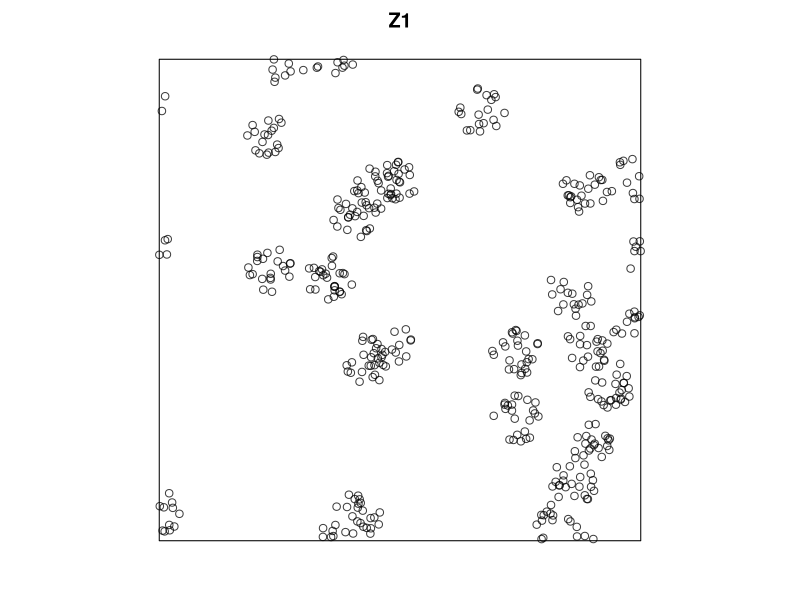
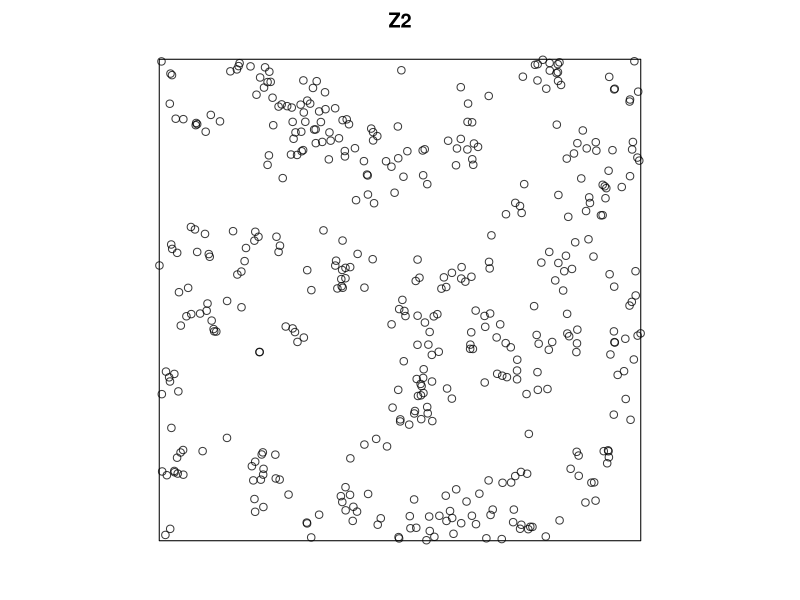
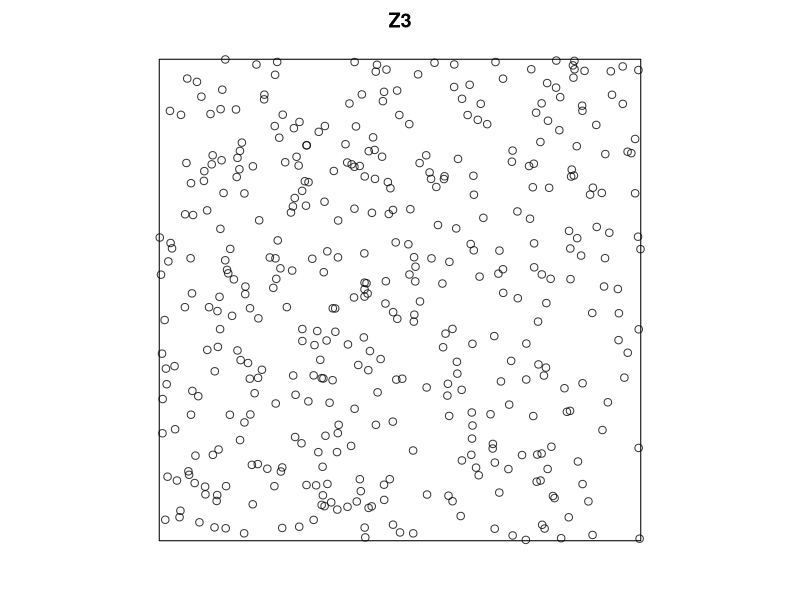
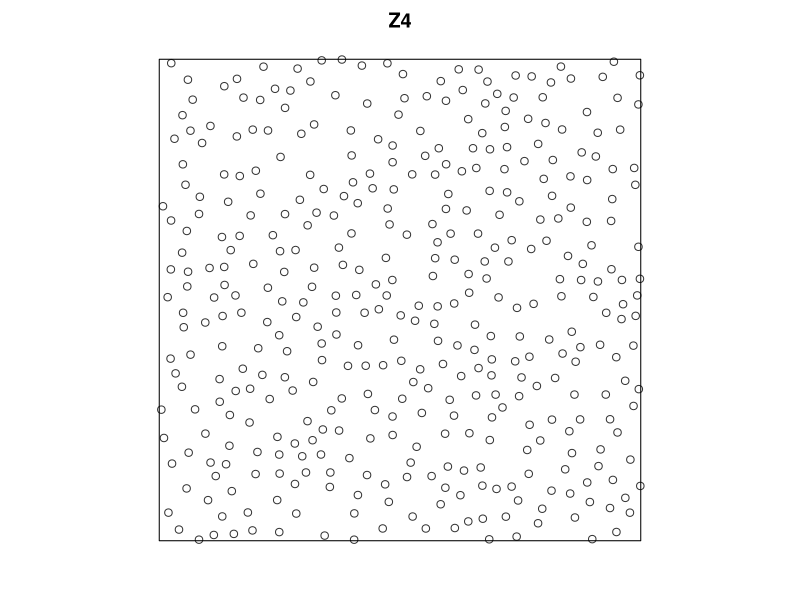
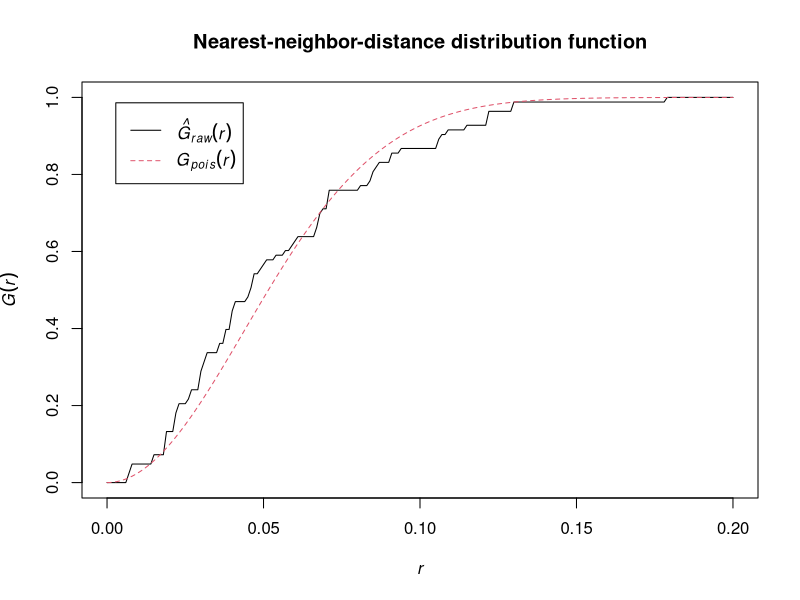
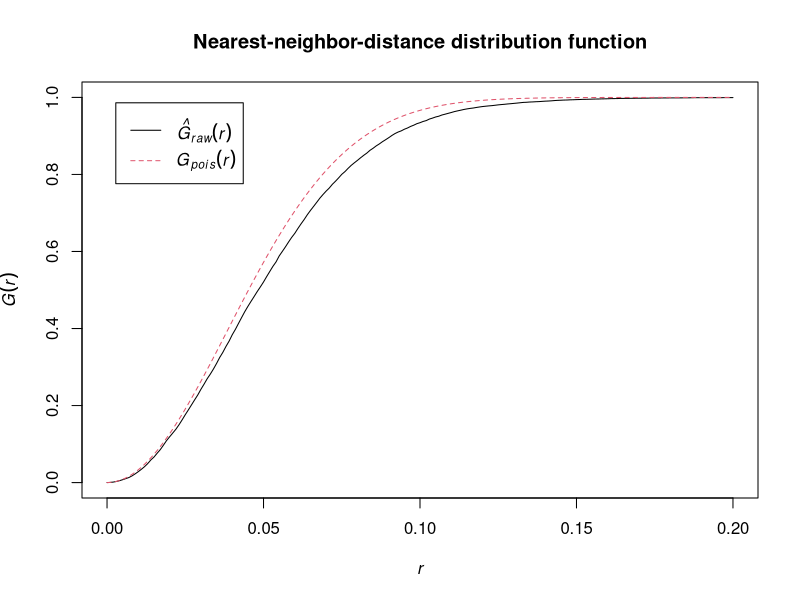
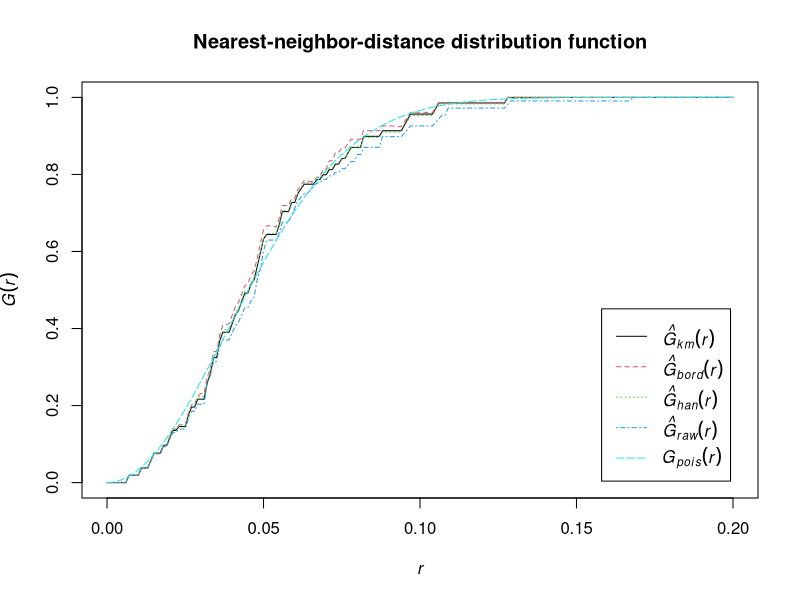
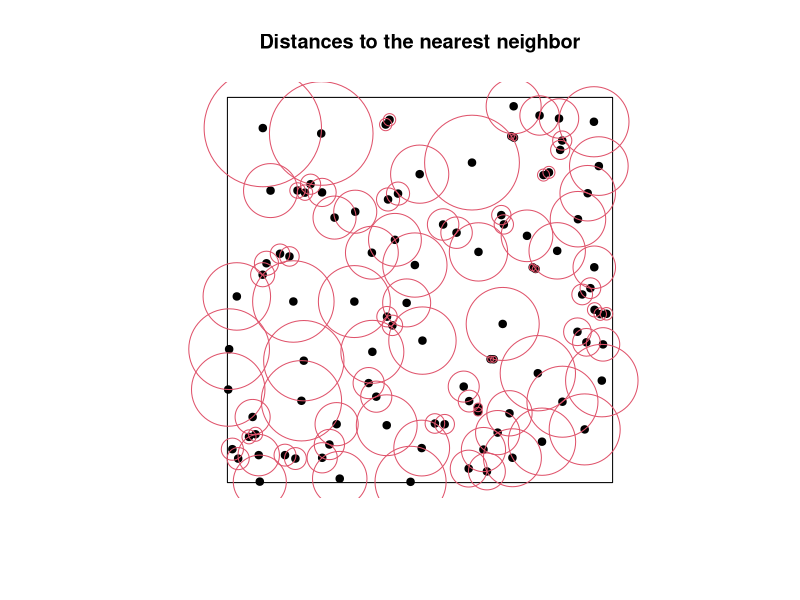

Write R code to recreate these figures, in order.
################################################################################
# R script sysstat24_07_en.r for the practice "Statistical Analysis of Systems"
#####

require(spatstat)     # Load the R package 'spatstat'

#############
# Task 1
###

###
# several point patterns of the same intensity
###

oldpar <- par()                  # Save old graphics parameters
par(mar=rep(2.0, 4))		         # reduces the white border on the following plots

w <- owin(c(0,2),c(0,2))
Z1<-rMatClust(5, 0.1, 20,win=w)  # strongly clustered 
plot(Z1)
Z2<-rMatClust(20, 0.1, 5,win=w)  # weakly clustered
plot(Z2)
Z3<-rpoispp(100,win=w)           # homogeneous Poisson process
plot(Z3)
Z4<-rSSI(400,r=0.06,win=w)       # repulsive, 'hardcore'
plot(Z4)
par(mar=oldpar$mar)              # Restore old graphics parameters

###
# Distribution function of the distance to the nearest neighbor/ G-function
###
r <- seq(0,0.2,by=0.001)            # arguments for G(r)
lambda <- 100                       # intensity

X <- rpoispp(lambda)                # a realization of a Poisson process
G0 <- Gest(X,r=r,correction="none") # naive estimator (without edge correction)
G0$raw                              # values of the naive estimator
G0$theo                             # values of the theoretical function of the Poisson process
# Representation of the estimate ("raw") together with the theoretical fct. of a Poisson process of the same estimated intensity
plot(G0,main="Nearest-neighbor-distance distribution function")                           

### Simulation study on the mean behavior of the naive estimator
G0all <- c()
for(i in 1:200) {
  X <- rpoispp(lambda)                # Generate a realization of the hom. Poisson process,
  G0 <- Gest(X,r=r,correction="none") # estimate the G-function from this
  G0all <- rbind(G0all,G0$raw)        # and add this as line G0all.
}
G0$raw <- apply(G0all,2,mean)         # Determine the mean value for each column (=2)
# Instead of a single estimate, G0$raw now contains an average value over 200 realizations
plot(G0, xlim=c(0,max(r)),main="Nearest-neighbor-distance distribution function") # Plot

GG <- Gest(X,r=r,correction=c("none","rs","km","han"))	# with edge corrections
plot(GG, xlim=c(0,max(r)),main="Nearest-neighbor-distance distribution function") # Display with and without edge correction

### Illustration of the need for edge correction
X <- rpoispp(100)
plot(X,pch=19,main="Distances to the nearest neighbor")
# Representation of the distances to the nearest neighbor in the form of circles
apply(cbind(X$x,X$y,nndist(X)),1,function(point)symbols(x = point[1],y = point[2],circles = point[3],fg=2,add=T,inches = F))
# -> Points with circles that intersect the edge could also have a smaller distance
# to the nearest neighbor, as there could be an unobserved but closer point outside the window.

### Help for 'Gest'
?Gest

### Simulation study on the mean behavior of all estimators
Graw <- c()
Gkm <- c()
Ghan <- c()
Grs <- c()
for(i in 1:200) {
  X <- rpoispp(lambda)           # Generate a realization of the hom. Poisson process,
  GG <- Gest(X,r=r,correction=c("none","rs","km","han")) # estimate from this the G-function for several types of edge correction.
  Graw <- rbind(Graw,GG$raw)
  Gkm <- rbind(Gkm, GG$km)
  Ghan <- rbind(Ghan, GG$han)
  Grs <- rbind(Grs, GG$rs)
}
GG$raw <- apply(Graw,2,mean)     # GG$raw now contains average values over 200 simulations
GG$km <- apply(Gkm,2,mean)       # likewise
GG$han <- apply(Ghan,2,mean)     # likewise
GG$rs <- apply(Grs,2,mean)       # likewise
plot(GG, xlim=c(0,max(r)),main="Nearest-neighbor-distance distribution function") # Plot of all averaged estimators 
# Conclusion: Although the curves of the averaged estimators deviate from the theoretical curve (G_pois),  
#             but much more so for the estimator without boundary correction.

###
# Spherical contact distribution function/ F-function
###
r <- seq(0,0.2,by=0.001)        # arguments for F(r)
lambda <- 100                   # intensity

X <- rpoispp(lambda)            # a realization of a Poisson process
F0 <- Fest(X,r=r,correction="none") # naive estimator (without edge correction)
F0$raw                          # values of the naive estimator
F0$theo                         # values of the theoretical function of the Poisson process
# Representation of the estimate ("raw") together with the theoretical fct. of a Poisson process of the same estimated intensity
plot(F0,main="Spherical contact distribution function")                        

### Simulation study on the mean behavior of the naive estimator
F0all <- c()
for(i in 1:200) {
  X <- rpoispp(lambda)
  F0 <- Fest(X,r=r,correction="none")
  F0all <- rbind(F0all,G0$raw)
}
F0$raw <- apply(F0all,2,mean)   # Instead of a single estimate
# F0$raw now contains an average value over 200 realizations
plot(F0, xlim=c(0,max(r)),main="Spherical contact distribution function") # Plot

FF <- Fest(X,r=r,correction=c("none","rs","km","cs"))	# with edge corrections
plot(FF, xlim=c(0,max(r)),main="Spherical contact distribution function") # Display with and without edge correction

### Help for 'Fest'
?Fest

### Simulation study on the mean behavior of all estimators
Fraw <- c()
Fkm <- c()
Fcs <- c()
Frs <- c()
for(i in 1:1000) {        # 10000 simulations show the effect better,
  X <- rpoispp(lambda)    # but take too long.
  FF <- Fest(X,r=r,correction=c("none","rs","km","cs"))
  Fraw <- rbind(Fraw,FF$raw)
  Fkm <- rbind(Fkm, FF$km)
  Fcs <- rbind(Fcs, FF$cs)
  Frs <- rbind(Frs, FF$rs)
} # wait ...
FF$raw <- apply(Fraw,2,mean)    # as above ...
FF$km <- apply(Fkm,2,mean)
FF$cs <- apply(Fcs,2,mean)
FF$rs <- apply(Frs,2,mean)
plot(FF, xlim=c(0,max(r)),main="Spherical contact distribution function") # Plot of all averaged estimators
# Conclusion: Although the curves of the averaged estimators deviate from the theoretical curve (F_pois), 
#             this deviation is much stronger for the estimator without boundary correction. 
#             (It is possible that because of the only 1000 simulations, this statement may not apply in some cases). 

#############
# Task 2
###

###
# L-function
###

r <- seq(0,0.25,by=0.001)  # arguments for L(r)
lambda <- 100              # intensity

X <- rpoispp(lambda)       # a realization of a Poisson process
L0 <- Lest(X,r=r,correction="none") # naive estimator (without edge correction)
plot(L0,main="L-function") # Representation of the estimate ("un")
# together with the theoretical fct. of a Poisson process of the same estimated intensity

LL <- Lest(X,r=r,correction=c("none","border","trans","iso"))	
plot(LL,main="L-function")

# Execute the next three commands several times in succession to see
# how the estimate of L scatters for different realizations.
X <- rpoispp(lambda)
LL <- Lest(X,r=r)	
plot(LL,main="L-function")

###
# Pair correlation function
###

r <- seq(0,0.2,by=0.001)   # arguments for g(r)
lambda <- 100              # intensity
X <- rpoispp(lambda)	

# with rectangular kernel, bandwidth 0.01
gg <- pcf(X, kernel="rectangular", bw=0.01)
plot(gg,main="Pair correlation function")
# The pole at r=0 can occur with certain point patterns, but here it is a
# so-called "artifact", as g(r)=1 applies to the homogeneous Poisson process.

# with Gaussian kernel, bandwidth 0.01 (generally somewhat smoother result
# than with rectangular kernel)
gg <- pcf(X, kernel="gaussian", bw=0.01)
plot(gg,main="Pair correlation function")

# with Epanechnikov kernel, bandwidth 0.01 (generally somewhat smoother result
# than with rectangular kernel)
gg <- pcf(X, kernel="epanechnikov", bw=0.01)
plot(gg,main="Pair correlation function")

# with Epanechnikov kernel, too small bandwidth 0.001
gg <- pcf(X, kernel="epanechnikov", bw=0.001)
plot(gg,main="Pair correlation function")

# with Epanechnikov kernel, bandwidth 0.1
gg <- pcf(X, kernel="epanechnikov", bw=0.1)
plot(gg,main="Pair correlation function")
# bandwidth almost too large

# another point pattern
gs <- pcf(simdat) # Epanechnikov kernel preset,
# bandwidth determined automatically
plot(gs,main="Pair correlation function")

# another bandwidth
gs <- pcf(simdat, bw=0.1)
plot(gs,main="Pair correlation function")	


#############
# Task 3
###

layout(matrix(1:4,2,2,byrow=T))

### an artificial clustered point process
w <- owin(c(0,2),c(0,2))
Z1<-rMatClust(5, 0.1, 20,win=w)  # strongly clustered 
plot(Z1,main="Point pattern")
GZ1 <- Gest(Z1,correction=c("none","rs","km","han"))	
plot(GZ1, main="G-function") # display with and without edge correction
FZ1 <- Fest(Z1,correction=c("none","rs","km","cs"))	
plot(FZ1, main="F-function") # display with and without edge correction
LZ1 <- Lest(Z1,correction=c("none","border","trans","iso"))	
plot(LZ1, main="L-function") # display with and without edge correction

### another artificial clustered point process
Z2<-rMatClust(20, 0.1, 5,win=w)  # weakly clustered
plot(Z2,main="Point pattern")
GZ2 <- Gest(Z2,correction=c("none","rs","km","han"))	
plot(GZ2, main="G-function") # display with and without edge correction
FZ2 <- Fest(Z2,correction=c("none","rs","km","cs"))	
plot(FZ2, main="F-function") # display with and without edge correction
LZ2 <- Lest(Z2,correction=c("none","border","trans","iso"))	
plot(LZ2, main="L-function") # display with and without edge correction

### an artificial, more regular point process
Z4<-rSSI(400,r=0.06,win=w)       # repulsive, 'hardcore'
plot(Z4,main="Point pattern")
GZ4 <- Gest(Z4,correction=c("none","rs","km","han"))	
plot(GZ4, main="G-function") # display with and without edge correction
FZ4 <- Fest(Z4,correction=c("none","rs","km","cs"))	
plot(FZ4, main="F-function") # display with and without edge correction
LZ4 <- Lest(Z4,correction=c("none","border","trans","iso"))	
plot(LZ4, main="L-function") # display with and without edge correction

### a real point pattern
P1<-swedishpines
plot(swedishpines)
GP1 <- Gest(P1,correction=c("none","rs","km","han"))	
plot(GP1, main="G-function") # display with and without edge correction
FP1 <- Fest(P1,correction=c("none","rs","km","cs"))	
plot(FP1, main="F-function") # display with and without edge correction
LP1 <- Lest(P1,correction=c("none","border","trans","iso"))	
plot(LP1, main="L-function") # display with and without edge correction
# So what can we say about 'swedishpines'?

### another real point pattern
P2<-longleaf
plot(longleaf)
GP2 <- Gest(P2,correction=c("none","rs","km","han"))	
plot(GP2, main="G-function") # display with and without edge correction
FP2 <- Fest(P2,correction=c("none","rs","km","cs"))	
plot(FP2, main="F-function") # display with and without edge correction
LP2 <- Lest(P2,correction=c("none","border","trans","iso"))	
plot(LP2, main="L-function") # display with and without edge correction
# So what can we say about 'longleaf'?

layout(1)
